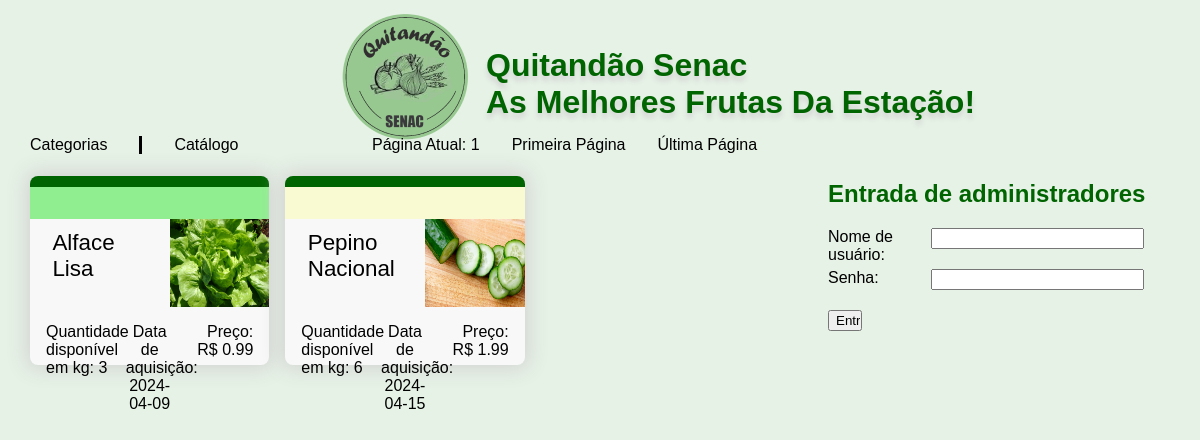
Page /segunda_pag.php?nr_pag=1&id_cat=2 on the committed database.
### tables this page shows
CREATE TABLE `produtos` (
  `id_produto` int NOT NULL AUTO_INCREMENT,
  `nome_produto` varchar(255) NOT NULL,
  `foto_produto` varchar(255) NOT NULL DEFAULT 'Sem Foto',
  `estado` varchar(100) NOT NULL DEFAULT 'Bom',
  `quantidade` int NOT NULL,
  `preco` float(4,2) NOT NULL,
  `data_adicao` date NOT NULL,
  `id_categoria` int NOT NULL,
  PRIMARY KEY (`id_produto`),
  KEY `fk_produto_categoria` (`id_categoria`),
  CONSTRAINT `fk_produto_categoria` FOREIGN KEY (`id_categoria`) REFERENCES `categorias` (`id_categoria`)
);

### segunda_pag.php (the view, shortened to what this page needs)
<?php
    include "conexao.php";
    if ( isset($_GET['id_cat']) ) {
        $id_cat = $_GET['id_cat'];
        $inicio = 0;
        $produtosPorPagina = 9;
        $todosProdutos = mysqli_query($conexao, "SELECT * FROM produtos INNER JOIN categorias WHERE produtos.id_categoria = categorias.id_categoria AND produtos.id_categoria = $id_cat");
        $numeroProdutos = mysqli_num_rows($todosProdutos);
        $paginas = ceil($numeroProdutos / $produtosPorPagina);
        if ( isset($_GET['nr_pag']) ) {
            $pagina_atual = $_GET['nr_pag'] - 1;
            $inicio = $pagina_atual * $produtosPorPagina;
        }
        else {
            $pagina_atual = 0;
        }
    }
    else {
    }
?>
<!DOCTYPE html>
<html lang="pt-br">
<head>
    <link rel="stylesheet" href="estilo.css">
</head>
<body>
    <header>
        <a href="index.php"><img src="Layout/logoquitanda-01 1.png" alt="Logotipo Quitandão"></a>
        <h1>
            Quitandão Senac<br>
            As Melhores Frutas Da Estação!
        </h1>
    </header>
    <nav>
        <div class="categoria catalogo">
            <a class="categoria" href="#" onclick="aparecerMain('categorias'), aparecerSumir('cadastroCat')">Categorias</a>
            <a class="catalogo" href="#" onclick="aparecerMain('catalogo'), aparecerSumir('cadastro')">Catálogo</a>
        </div>
        <div class="paginas" >
            <a class="paginas">Página Atual: <?= $pagina_atual + 1?></a>
            <a href="<?php echo $_SERVER['PHP_SELF']; ?>?nr_pag=1&id_cat=<?= $id_cat ?>" class="paginas">Primeira Página</a>
            <a href="<?php echo $_SERVER['PHP_SELF']; ?>?id_cat=<?= $id_cat ?>&nr_pag=<?= $paginas ?>" class="paginas">Última Página</a>
        </div>
        <div class="cadastro">
        </div>
    </nav>
    <main id="catalogo">
    <?php
        $produtos = mysqli_query($conexao, "SELECT * FROM produtos INNER JOIN categorias WHERE produtos.id_categoria = categorias.id_categoria AND produtos.id_categoria = $id_cat LIMIT $inicio, $produtosPorPagina");
        $quantBloco = 0;
        $numBloco = 0;
        while ( $produto = mysqli_fetch_assoc($produtos) ) {
            $quantBloco++;
            $numBloco++; if ( $quantBloco>9 ) {
                break;
            }
            if ( $produto['nome_categoria'] === "Frutas" ) {
                $corCat = "cor-frutas";
            }
            else if ( $produto['nome_categoria'] === "Verduras" ) {
                $corCat = "cor-verduras";
            }
            if ( $produto['estado'] == "Ótimo" ) {
                $estadoP = "estado-otimo";
            }
            else if ( $produto['estado'] == "Bom" ) {
                $estadoP = "estado-bom";
            }
            else if ( $produto['estado'] == "Ruim" ) {
                $estadoP = "estado-ruim";
            }
            ?>
        <div class="f<?= $numBloco." ".$corCat ?> visualizavel">
                <div class="<?= $estadoP ?>"></div>
                <p class="produto">
                    <?= $produto['nome_produto']; ?>
                </p>
                <?php if ( $produto['foto_produto'] !== "Sem Foto" ) { ?>
                    <p class="foto">
                        <img src="<?= $produto['foto_produto']?>">
                    </p>
                <?php }
                    else { ?>
                    <p class="foto sem_foto">
                        Sem foto do produto.
                    </p>
                <?php } ?>
                <p class="quant">Quantidade disponível em kg:
                    <?= $produto['quantidade']; ?>
                </p>
                <p class="preco">Preço:
                    <br>R$ <?= $produto['preco']; ?>
                </p>
                <p class="data">Data de aquisição:
                    <br><?= $produto['data_adicao']; ?>
                </p>
            </div>
        <?php }
         ?>
    </main>
    <aside id="formularios">
    <?php
            if ( $_SESSION ) {
        ?>
        <form action="salvar_produto.php" id="cadastro" method="post" enctype="multipart/form-data">
            <h2>Cadastre um produto</h2>
            <p>
                <label for="nome">Nome:</label>
                <input type="text" name="nome" id="nome">
            </p>
            <p>
                <label for="quantidade">Quantidade em kg:</label>
                <input type="number" name="quantidade" id="quantidade">
            </p>
            <p>
                <label for="estado">Estado:</label>
                <select name="estado" id="estado">
                    <option value="">Selecione</option>
                    <option value="Ótimo">Ótimo</option>
                    <option value="Bom">Bom</option>
                    <option value="Ruim">Ruim</option>
                </select>
            </p>
            <p>
                <label for="data">Data de aquisição:</label>
                <input type="date" name="data" id="data">
            </p>
            <p>
                <label for="categoria">Categoria:</label>
                <select name="categoria" id="categoria">
                    <option value="">Selecione</option>
                    <?php
                        $categorias = mysqli_query($conexao, "SELECT * FROM categorias");
                        while ($cat = mysqli_fetch_assoc($categorias)) {
                            echo "<option value=" . $cat["id_categoria"] . ">" . $cat["nome_categoria"] . "</option>";
                        }
                    ?>
                </select>
            </p>
            <p>
                <label for="foto">Foto do produto:</label>
                <input type="file" name="foto" id="foto">
            </p>
            <p>
                <label>Preço:</label>
                <input type="number" name="preco" step="0.01">
            </p>
            <p>
                <button type="submit" id="botao_cadastrar">Salvar</button>
            </p>
        </form>
        <?php
            }
            else { ?>
            <form action="login.php" method="post" id="login">
                <h2>Entrada de administradores</h2>
                <label for="nome_us">Nome de usuário:</label>
                <input type="text" name="nome_us" id="nome_us">
                <label for="senha_us">Senha:</label>
                <input type="password" name="senha_us" id="senha_us">
                <input type="submit" value="Entrar" name="entrar" id="botao_entrar">
            </form>
        <?php }
        ?>
    </aside>
</body>
</html>

### estilo.css (style rules this page uses)
body { width: 95%; margin: auto; display: grid; grid-template-columns: 7fr 3fr; grid-template-rows: 15vh 5vh 80vh; grid-template-areas: "h h" "n n" "m form"; background-color: #e6f2e6; font-family: Arial, Helvetica, sans-serif; }
header { grid-area: h; margin-top: 0.5em; display: grid; grid-template-columns: 4fr 6fr; grid-template-areas: "lo ti"; }
header a { grid-area: lo; text-align: right; }
header img { padding-right: 0.5em; }
header h1 { grid-area: ti; display: flex; align-items: center; color: darkgreen; text-shadow: lightgray 0 5px 5px; }
nav { grid-area: n; display: grid; grid-template-columns: 3fr 4fr 3fr; grid-template-areas: "p1 pa p2"; }
nav a { margin-top: 1em; margin-bottom: 1em; color: black; text-decoration: none; display: block; }
nav div.categoria { grid-area: p1; }
nav div.paginas { grid-area: pa; }
nav a.categoria, nav a.catalogo, nav a.cadastro, nav a.sessao { float:left; }
nav a.paginas { float: left; padding-right: 2em; }
nav a.categoria { border-right: solid medium black; padding-right: 2em; }
nav a.catalogo { padding-left: 2em; }
nav div.cadastro { grid-area: p2; }
main { margin-right: 2em; grid-area: m; display: grid; grid-template-rows: 26.66vh 26.66vh 26.66vh; grid-template-columns: 3.33fr 3.33fr 3.33fr; grid-template-areas: "f1 f2 f3" "f4 f5 f6" "f7 f8 f9"; }
main div { background-color: #f8f8f8; display: grid; margin-right: 3em; }
main div.visualizavel { grid-template-rows: 4vh 11vh 7.5vh; grid-template-columns: 1fr 1fr 1fr 0.5fr 0.5fr 1fr 1fr; grid-template-areas: "es es es es es es es" "no no no no fo fo fo" "qu qu da da da pr pr"; }
main div.f1 { grid-area: f1; margin: 1em 1em 0.5em 0; border-radius: 0.5em; box-shadow: lightgray 0px 0px 20px 4px; }
main div.f2 { grid-area: f2; margin: 1em 1em 0.5em 0; border-radius: 0.5em; box-shadow: lightgray 0px 0px 20px 4px; }
.cor-verduras { border-top: solid 0.7em darkgreen; }
main div.estado-otimo, main div.estado-bom, main div.estado-ruim { margin-right: revert; }
main div.estado-otimo { grid-area: es; background-color: lightgreen; }
main div.estado-bom { grid-area: es; background-color: lightgoldenrodyellow; }
main div p { margin-left: 1em; margin-right: 1em; }
main div p.produto { grid-area: no; font-size: 1.4em; margin-top: 0.5em; }
main div p.quant { grid-area: qu; margin-right: 0; }
main div p.data { grid-area: da; text-align: center; }
main div p.preco { grid-area: pr; text-align: right; margin-left: 0; }
main div p.foto { grid-area: fo; margin: 0; }
main div p.foto img { width: 100%; height: 100%; }
aside#formularios { grid-area: form; }
form label { display: block; float: left; width: 30%; }
form input { display: block; width: 60%; }
form#login input { margin-bottom: 1.5em; }
form#login input[type="submit"] { width: 10%; }
form h2 { color: darkgreen; }

### rows in the picture
produtos: nome_produto "Alface Lisa", foto_produto (picture), quantidade "3", preco "0.99", data_adicao "2024-04-09"
produtos: nome_produto "Pepino Nacional", foto_produto (picture), quantidade "6", preco "1.99", data_adicao "2024-04-15"

### other values in the picture
$pagina_atual + 1 "1"
